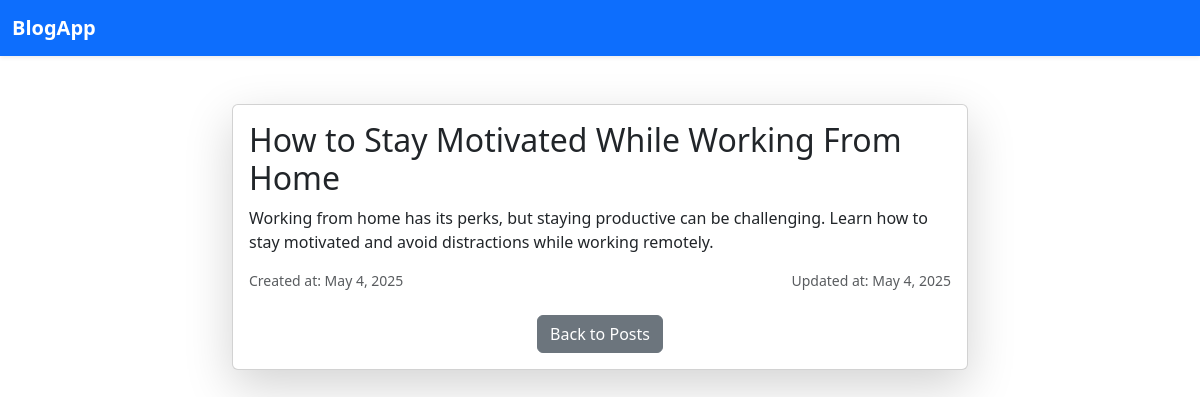
The page /read-more/3/ on the database its author committed.
### app1/models.py (models this page shows, shortened)
class Post(models.Model):
    author = models.ForeignKey(User,on_delete=models.CASCADE)
    title = models.CharField(max_length=200)
    content = models.TextField()
    created_at = models.DateField(auto_now_add=True)
    updated_at = models.DateField(auto_now=True)

### app1/views.py (the view)
# urls.py: path('read-more/<int:id>/',views.read_more,name='read-more'),
def read_more(request,id):
    post = Post.objects.get(id = id)
    context = {
        'post':post
    }
    return render(request,'read_more.html',context)

### templates/read_more.html (shortened to what this page needs)
{% extends "base.html" %}
{% block header %}
<nav class="navbar navbar-expand-lg navbar-dark bg-primary shadow-sm">
    <div class="container-fluid">
        <a class="navbar-brand fw-bold" href="{% url "index" %}">BlogApp</a>
    </div>
</nav>
{% endblock header %}
{% block content %}
<div class="container mt-5">
    <div class="row justify-content-center">
        <div class="col-md-8">
            <div class="card shadow-lg">
                <div class="card-body">
                    <h2 class="card-title">{{ post.title }}</h2>
                    <p class="card-text">{{ post.content }}</p>
                    <div class="d-flex justify-content-between text-muted">
                        <small>Created at: {{ post.created_at|date:"F j, Y" }}</small>
                        <small>Updated at: {{ post.updated_at|date:"F j, Y" }}</small>
                    </div>
                    <div class="mt-4 text-center">
                        <a href="{% url 'index' %}" class="btn btn-secondary">Back to Posts</a>
                    </div>
                </div>
            </div>
        </div>
    </div>
</div>
{% endblock content %}

### rows shown on the page
Post: title "How to Stay Motivated While Working From Home", content "Working from home has its perks, but staying productive can be challenging. Learn how to stay motivated and avoid distractions while working remotely.", created_at "May 4, 2025", updated_at "May 4, 2025"
